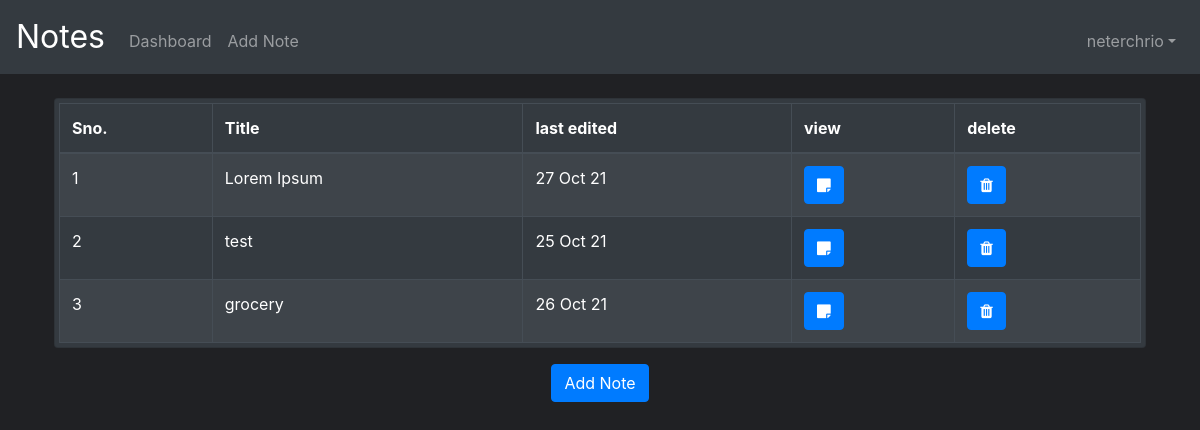
The app's page /dashboard (signed in) with its own data.
### tables this page shows
CREATE TABLE notes( 
noteid TEXT,
Userid INTEGER,
title TEXT NOT NULL,
note TEXT NOT NULL,
creation DATE DEFAULT (DATETIME('now','localtime')),
edited DATE DEFAULT (DATETIME('now','localtime')),
PRIMARY KEY(noteid),
FOREIGN KEY(Userid) REFERENCES users(id)
);

### app.py (the view)
@app.route("/dashboard", methods=["GET", "POST"])
@login_required
def dashboard():
    if request.method == "POST":
        if "add_note" in request.form:
            if request.form['add_note'] == 'True':
                return redirect("/add")
        if "view_button" in request.form:
            return redirect(url_for('.view', noteid = request.form['view_button'] ))
        db.execute(
            "DELETE FROM notes WHERE userid=? and noteid=?;",
            session["user_id"],
            request.form['submit_button']
        )
        flash(u'Note Deleted','alert')
        return redirect("/dashboard")
    else:
        headings = ("Sno.", "Title", "last edited", "view" , "delete ")
        data = db.execute(
            "SELECT noteid, title, edited FROM notes WHERE Userid = ?",
            session["user_id"]
        )
        if len(data) > 0:
            i = 0
            for row in data:
                i += 1
                row['count'] = i
        if (len(data)) ==0:
            return render_template("dashempty.html")
        return render_template("dash.html", headings=headings, data=data)

### app.py (called while the page is built)
@app.after_request
def after_request(response):
    response.headers["Cache-Control"] = "no-cache, no-store, must-revalidate"
    response.headers["Expires"] = 0
    response.headers["Pragma"] = "no-cache"
    return response

### helpers.py (called while the page is built)
def login_required(f):
    @wraps(f)
    def decorated_function(*args, **kwargs):
        if session.get("user_id") is None:
            return redirect("/login")
        return f(*args, **kwargs)
    return decorated_function

def shortDate(input):
    date_time = list(map(int,re.split('-| |:', input)))
    dt_tm = datetime.datetime(date_time[0], date_time[1], date_time[2], date_time[3], date_time[4], date_time[5])
    return(dt_tm.strftime("%d %b %y"))

### templates/dash.html (shortened to what this page needs)
{% extends "layout.html" %}
{% block main %}
<form action="/dashboard" method="post">
    <div class="card bg-dark p-1" id="tableCard">
        <table class="table table-striped table-bordered table-dark table-responsive-sm">
            <thead>
                <tr>
                    {% for header in headings %}
                    <th>{{ header }}</th>
                    {% endfor %}
                </tr>
            </thead>
            <tbody>
                {% for row in data %}
                <tr>
                    <td> {{row['count']}} </td>
                    <td> {{row['title']}} </td>
                    <td> {{row['edited'] | shortDate}} </td>
                    <td> <button class="btn btn-primary" type="submit" name="view_button" value="{{row['noteid']}}"><i
                                class="fa fa-sticky-note"></i></button> </td>
                    <td> <button class="btn btn-primary" type="submit" name="submit_button" value="{{row['noteid']}}"><i
                                class="fa fa-trash"></i></button></td>
                </tr>
                {% endfor %}
            </tbody>
        </table>
    </div>
    <button class="btn btn-primary" name="add_note" type="submit" value='True'>Add Note</button>
</form>
{% endblock %}

### templates/layout.html (shortened to what this page needs)
<!DOCTYPE html>
<html lang="en">
<head>
    <link rel="stylesheet" href="https://cdnjs.cloudflare.com/ajax/libs/font-awesome/4.7.0/css/font-awesome.min.css">
    <link rel="stylesheet" href="https://cdn.jsdelivr.net/npm/bootstrap@4.5.3/dist/css/bootstrap.min.css"
>
    <link href="/static/styles.css" rel="stylesheet">
</head>
<body>
    <nav class="navbar navbar-expand-md navbar-dark bg-dark ">
        <a class="navbar-brand" href="/">Notes</a>
        <div class="collapse navbar-collapse" id="navbar">
            {% if session.user_id %}
            <ul class="navbar-nav d-flex mt-2">
                <li class="nav-item"><a class="nav-link" href="/dashboard">Dashboard</a></li>
                <li class="nav-item"><a class="nav-link" href="/add">Add Note</a></li>
            </ul>
            <ul class="navbar-nav ml-auto mt-2">
                <li class="nav-item dropdown">
                    <a class="nav-link dropdown-toggle" href="#" id="navbarDropdown" role="button"
                        data-toggle="dropdown" aria-haspopup="true" aria-expanded="false">{{ session['username'] }}</a>
                </li>
            </ul>
            {% else %}
            <ul class="navbar-nav ml-auto mt-2">
                <li class="nav-item"><a class="nav-link" href="/register">Register</a></li>
                <li class="nav-item"><a class="nav-link" href="/login">Log In</a></li>
            </ul>
            {% endif %}
        </div>
    </nav>
    <main class="container p-4">
        {% block main %}{% endblock %}
    </main>
</body>
</html>

### static/styles.css (style rules this page uses)
nav .navbar-brand { font-size: xx-large; }
main { overflow-x: auto; text-align: center; }
main table { text-align: left; }
body { background: #202124; }
p, label, h1, h3, h2, ul>li { color: #F9F9F9; }
.table { margin-bottom: 0; }
#tableCard { margin-bottom: 1rem; }

### records on screen
notes: count "1", title "Lorem Ipsum", edited|shortDate "27 Oct 21"
notes: count "2", title "test", edited|shortDate "25 Oct 21"
notes: count "3", title "grocery", edited|shortDate "26 Oct 21"

### other values on screen
{{ session['username'] }} "neterchrio"
{{ header }} "Sno." "Title" "last edited" "view" "delete"
